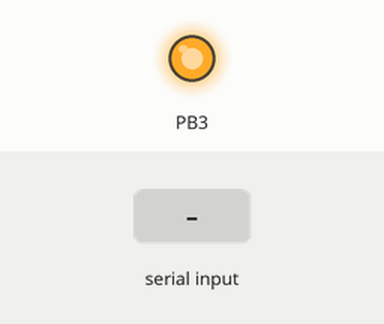
Simulated run of this sketch. Board: ATtiny85, built with avr-gcc and run on an emulated ATtiny85. On the bench: output pins drawn as LEDs (lit = HIGH). Inputs (shaded band) come from the test bench.

Above: at 1.2 s.
1.3 s: "btc_poweron\n" received over Serial
At 1.7 s:
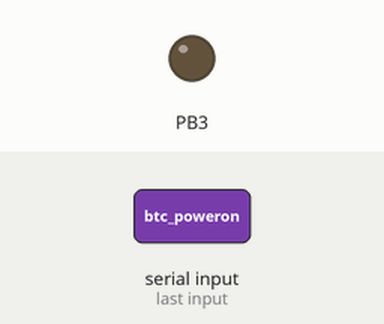
5.8 s: "btc_poweroff\n" received over Serial
At 10.3 s:
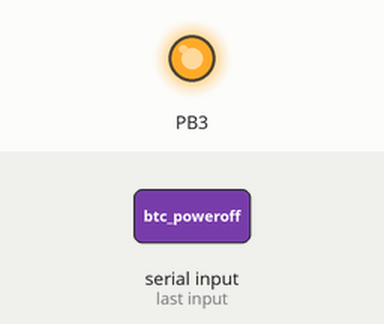
Timing chart, 0 to 11.8 s (numbered marks = the images above; inputs shaded):
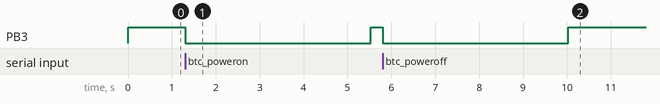

Measured:
- after the input at 1.3 s, PB3: HIGH → LOW at once, → HIGH 4.2 s later
- after the input at 5.8 s, PB3: HIGH → LOW at once, → HIGH 4.2 s later

The sketch:

bt_control.ino
```cpp
// ATtiny85 implementation
// Removed debug prints to save memory
#include <SoftwareSerial.h>
#include "bt_control.hpp"

//Serial ipodserial();
BtControl airfly_state;

void setup() {
  // NOTE: This value will need to be adjusted depending on what oscillator speed is set to.
  // Multiply by 2 if running at 8MHz internal oscillator.
  Serial.begin(9600);

  // Connecting the LED pin outputs on the Airfly Pro to these two input pins
  //pinMode(LED_0, INPUT_PULLUP);
 // pinMode(LED_1, INPUT_PULLUP);
  DDRB  |= 0b00001000;
  DDRB  &= 0b11101011;
  PORTB |= 0b00011100;

  // Configure internal timer
  // Section 12.3 of ATtiny25/45/85 [DATASHEET] Rev. 2586Q–AVR–08/2013
  cli();
  // Divide counter1 by 256
  TCCR1  = 0b00001001;
  // Use system clock 8Mhz for Timer1
  PLLCSR = 0b00000000;
  // OCIE1A enable
  TIMSK |= 0b01000000;
  // NOTE: Adjust timer here based on target clock frequency to trigger interrupt at desired interval.
  // ~1ms
  OCR1A = 32;
  sei();
}

// Interrupt service routine for when timer triggers. Run Bluetooth Control callback.
ISR(TIMER1_COMPA_vect) {
  TCNT1 = 0;
  airfly_state._timer_callback();
}

void loop() {
  //Serial.println("test");
  if (Serial.available() > 0) {
    // Read serial input from the iPod
    String fromipod = Serial.readStringUntil('\n');
    fromipod.trim();

    // Perform action based on
    if (fromipod.equals("btc_poweron")) {
      //ipodserial.println("Powering on!");
      airfly_state.power_on();
    } else if (fromipod.equals("btc_poweroff")) {
      //ipodserial.println("Powering off!");
      airfly_state.power_off();
    } else if (fromipod.equals("btc_pair")) {
      //ipodserial.println("Paring!");
      airfly_state.pair();
    } else if (fromipod.equals("btc_status")) {
      Serial.println(airfly_state.get_status());
    }
  }
}
```

bt_control.cpp
```cpp
#ifndef __BT_CONTROL_CPP__
#define __BT_CONTROL_CPP__
#include "bt_control.hpp"
#include "Arduino.h"
#include <string.h>

void __debug_print(String a) {
  Serial.println(a);
}

BtControl::BtControl() {
  this->_lock = 0;
  this->_timer = 0;
  this->_callback_missed = 0;
  this->_led0_acc = 0;
  this->_led1_acc = 0;
  this->_module_state = OFF;
};

void BtControl::update() {
  if (this->_callback_missed) {
    this->_timer_callback();
    this->_callback_missed = 0;
  }
}

btState_t BtControl::get_status(){
  return this->_module_state;
};

void BtControl::_acquire_lock(){
  this->_lock = 1;
};

void BtControl::_release_lock(){
  this->_lock = 0;
};

// TODO: Not sure if "ms" is an accurate measure for time in this setup...
void BtControl::_set_timer(int time_ms) {
  this->_timer = time_ms;
};

void BtControl::write_io(int output, int value) {
  if (value == 1) {
    PORTB &= 0b11110111;
  } else {
    PORTB |= 0b00001000;
  }
};

int BtControl::read_io(int input) {
  return digitalRead(input);
};

void BtControl::_timer_callback() {
  // Run this function whenever microcontroller timer triggers.
  // Run every <TODO> ms.
  // This function will preempt any other function which modifies state or I/O behavior.
  if (this->_lock) {
    this->_callback_missed = 1;
    return;
  }
  if (_timer) _timer--;

  switch (this->_module_state) {
    case OFF:
    break;
    case POWER_ON:
      if (!_timer) {
        this->_module_state = ACTIVE;
        this->write_io(MAIN_BUTTON, 0);
        //__debug_print("Moving to state active");
      }
      break;
    case POWER_OFF:
      if (!_timer) {
        this->_module_state = OFF;
        this->write_io(MAIN_BUTTON, 0);
      }
      break;
    case PAIR:
      // Write to I/O twice in quick succession
      this->_module_state = PAIR_PUSH_1;
      this->_timer = TIME_PAIR_ON;
      this->write_io(MAIN_BUTTON, 1);
      //__debug_print("Pair!");
      break;
    case PAIR_PUSH_1:
      // Write to I/O twice in quick succession
      if (!_timer) {
        this->_module_state = PAIR_PUSH_2;
        this->_timer = TIME_PAIR_OFF;
        this->write_io(MAIN_BUTTON, 0);
        //__debug_print("Moving to state push 2");
      }
      break;
    case PAIR_PUSH_2:
      // Write to I/O twice in quick succession
      if (!_timer) {
        this->_module_state = PAIR_PUSH_3;
        this->_timer = TIME_PAIR_ON;
        this->write_io(MAIN_BUTTON, 1);
        //__debug_print("Moving to state push 3");
      }
      break;
    case PAIR_PUSH_3:
      // Write to I/O twice in quick succession
      if (!_timer) {
        this->_module_state = PAIR_WAIT;
        this->write_io(MAIN_BUTTON, 0);
        this->_timer = TIME_PAIR_OFF*2;
        //__debug_print("Moving to state push wait");
      }
      break;
    case PAIR_WAIT:
      // Write to I/O twice in quick succession
      if (!_timer) {
        this->_module_state = PAIRING;
        this->_timer = TIME_PAIR_SAMPLE*3;
        //__debug_print("Waiting for pair");
      }
      break;
    case PAIRING:
      // Sample LED outputs
      // The purpose of this function is to sample the LED outputs from the Airfly Pro
      // to determine if the Airfly Pro is still in it's pairing state.
      this->_led0_acc += (PINB & (1 << LED_0)) ? 1 : 0;
      this->_led1_acc += (PINB & (1 << LED_1)) ? 1 : 0;
      if (!_timer) {
        if (this->_led0_acc < LED_VALID_SAMPLE || this->_led1_acc < LED_VALID_SAMPLE) {
          this->_module_state = ACTIVE;
          //__debug_print("Sampling success");
        //  Serial.println(this->_led0_acc);
        //  Serial.println(this->_led1_acc);
        }
        this->_led0_acc = 0;
        this->_led1_acc = 0;
        this->_timer = TIME_PAIR_SAMPLE;
      }
      break;
    };
};

void BtControl::power_on() {
  // Move to POWER_ON state only if we are idle.
  // Do nothing else if we are in any other state because
  // the module is already powered on.
  this->_acquire_lock();
  if (this->_module_state == OFF) {
    this->_module_state = POWER_ON;
    this->write_io(MAIN_BUTTON, 1);
    this->_set_timer(TIME_POWER);
  }
  this->_release_lock();
};

void BtControl::power_off() {
  // Move to POWER_ON state only if we are idle.
  // Do nothing else if we are in any other state because
  // the module is already powered on.
  this->_acquire_lock();
  if (this->_module_state == ACTIVE || this->_module_state == PAIRING) {
    this->_module_state = POWER_OFF;
    this->write_io(MAIN_BUTTON, 1);
    this->_set_timer(TIME_POWER);
  }
  this->_release_lock();
};

void BtControl::pair() {
  // "Double press" to pair
  this->_acquire_lock();
  if (this->_module_state == ACTIVE) {
    this->_module_state = PAIR;
  }
  this->_release_lock();
};

#endif
```

bt_control.hpp
```cpp
#ifndef __BT_CONTROL_H__
#define __BT_CONTROL_H__

#define MAIN_BUTTON      3
//#define RESET_BUTTON     1
#define LED_0            2
#define LED_1            4
//#define RX_PIN           2
//#define TX_PIN           3
// Times determined experimentally
#define TIME_POWER       4000
#define TIME_PAIR_ON     200
#define TIME_PAIR_OFF    100
#define TIME_PAIR_SAMPLE 500
#define LED_VALID_SAMPLE 150

typedef enum BtState {
  OFF,
  POWER_ON,
  POWER_OFF,
  ACTIVE,
  PAIR,
  PAIR_WAIT,
  PAIR_PUSH_1,
  PAIR_PUSH_2,
  PAIR_PUSH_3,
  PAIRING
} btState_t;

class BtControl {
  private:
    int _lock;
    int _timer;
    int _callback_missed;
    int _led0_acc;
    int _led1_acc;
    btState_t _module_state;
    void _acquire_lock();
    void _release_lock();
    void _set_timer(int time);
  public:
    void _timer_callback();
    BtControl();
    void update();
    void write_io(int output, int value);
    int  read_io(int input);
    void power_on();
    void power_off();
    void pair();
    btState_t get_status();
};

#endif __BT_CONTROL_H__
```
